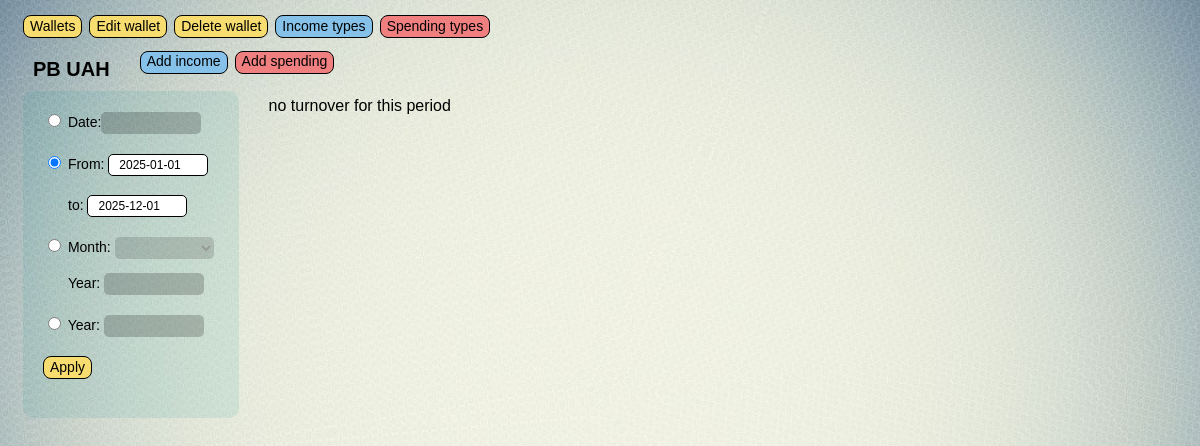
/finance/home_wlt/11/calendar/?choice=period&start_date=2025-01-01&end_date=2025-12-01, run on an earlier commit of the app's database.
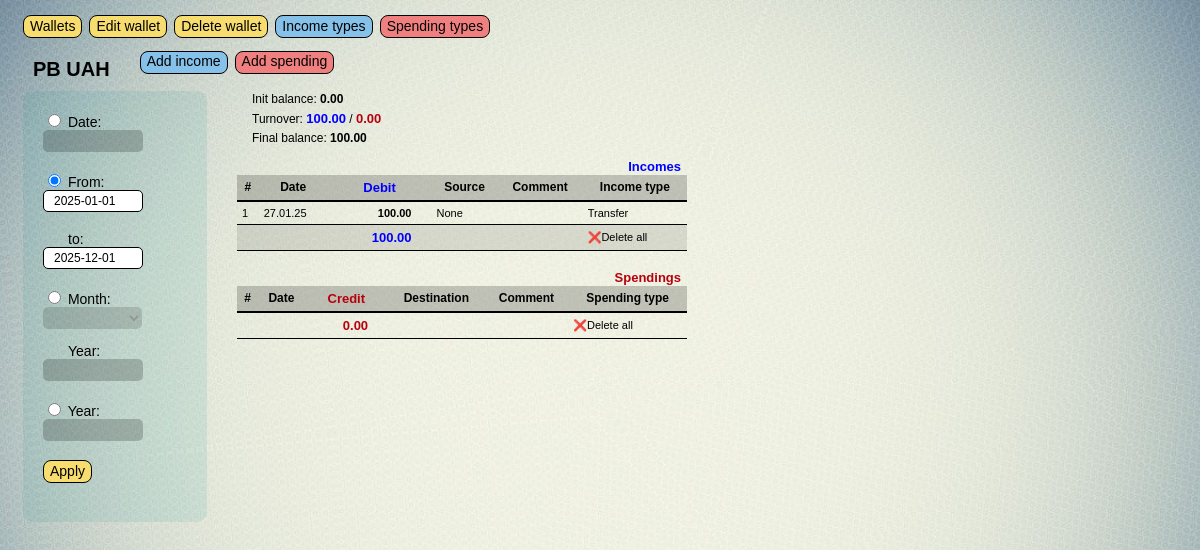
And on a later commit of the database.
### finance/models.py (models this page shows, shortened)
class Income(models.Model):
    date = models.DateField(db_index=True, verbose_name = 'Date')
    debit = models.DecimalField(max_digits=12, decimal_places=2, verbose_name = 'Sum dt')
    source = models.CharField(max_length=20, null=True, blank=True, verbose_name = 'From')
    comment = models.TextField(max_length=60, null=True, blank=True, verbose_name = 'Comment')
    income_type = models.ForeignKey('Income_type', null=True, blank=True, on_delete=models.PROTECT, verbose_name = 'Income Type')
    wallet = models.ForeignKey(Wallet, null=True, blank=True, on_delete=models.CASCADE, verbose_name = 'Wallet')
    class Meta:
        verbose_name = 'income'
        verbose_name_plural = 'incomes'
        ordering = ['date']

class Income_type(models.Model):
    name = models.CharField(max_length=30, db_index=True, unique=True, verbose_name ='income type')
    def __str__(self):
        return self.name
    class Meta:
        verbose_name = 'income type'
        verbose_name_plural = 'income types'
        ordering = ['name']

### finance/views.py (the view, shortened to what this page needs)
# urls.py: path('home_wlt/<int:pk>/calendar/', calendar_view, name='calendar'),
def calendar_view(request, pk):
    current_wlt = Wallet.objects.get(pk=pk)
    context = {}
    if request.method == 'GET':
        choice = request.GET.get("choice")
        if choice == "date":#_____________________________________________________________________date
            single_date = request.GET.get("single_date")
            context['single_date'] = single_date
            filtered_dt = Income.objects.filter(wallet=current_wlt, date=single_date)
            filtered_dt_sum = filtered_dt.aggregate(Sum('debit'))['debit__sum'] or Decimal('0.00')
            filtered_ct = Spending.objects.filter(wallet=current_wlt, date=single_date)
            filtered_ct_sum = filtered_ct.aggregate(Sum('credit'))['credit__sum'] or Decimal('0.00')
            data_chart = get_data_chart(filtered_dt, filtered_ct)
            init_date = datetime.strptime(single_date, "%Y-%m-%d").date()
            prev_date = init_date - timedelta(days=1)
            if init_date < current_wlt.w_date:
                init_bal = 0
            else:
                before_obj_dt = Income.objects.filter(wallet=current_wlt, date__range=[current_wlt.w_date, prev_date])
                before_dt_sum = before_obj_dt.aggregate(Sum('debit'))['debit__sum'] or Decimal('0.00')
                before_obj_ct = Spending.objects.filter(wallet=current_wlt, date__range=[current_wlt.w_date, prev_date])
                before_ct_sum = before_obj_ct.aggregate(Sum('credit'))['credit__sum'] or Decimal('0.00')
                init_bal = current_wlt.w_balance + before_dt_sum - before_ct_sum
        elif choice == "period":#_____________________________________________________________________period
            start_date = request.GET.get("start_date")
            end_date = request.GET.get("end_date")
            context['start_date'] = start_date
            context['end_date'] = end_date
            filtered_dt = Income.objects.filter(wallet=current_wlt, date__range=[start_date, end_date])
            filtered_dt_sum = filtered_dt.aggregate(Sum('debit'))['debit__sum'] or Decimal('0.00')
            filtered_ct = Spending.objects.filter(wallet=current_wlt, date__range=[start_date, end_date])
            filtered_ct_sum = filtered_ct.aggregate(Sum('credit'))['credit__sum'] or Decimal('0.00')
            data_chart = get_data_chart(filtered_dt, filtered_ct)
            init_date = datetime.strptime(start_date, "%Y-%m-%d").date()
            prev_date = init_date - timedelta(days=1)
            if init_date < current_wlt.w_date:
                init_bal = 0
            else:
                before_obj_dt = Income.objects.filter(wallet=current_wlt, date__range=[current_wlt.w_date, prev_date])
                before_dt_sum = before_obj_dt.aggregate(Sum('debit'))['debit__sum'] or Decimal('0.00')
                before_obj_ct = Spending.objects.filter(wallet=current_wlt, date__range=[current_wlt.w_date, prev_date])
                before_ct_sum = before_obj_ct.aggregate(Sum('credit'))['credit__sum'] or Decimal('0.00')
                init_bal = current_wlt.w_balance + before_dt_sum - before_ct_sum
    final_balance = init_bal + filtered_dt_sum - filtered_ct_sum
    context['wlt_pk'] = pk
    context['current_wlt'] = current_wlt
    context['init_bal'] = init_bal
    context['filtered_dt'] = filtered_dt
    context['filtered_dt_count']= filtered_dt.count()
    context['filtered_dt_sum'] = filtered_dt_sum
    context['filtered_ct'] = filtered_ct
    context['filtered_ct_count'] = filtered_ct.count()
    context['filtered_ct_sum'] = filtered_ct_sum
    context['dtct_sum'] = filtered_dt_sum + filtered_ct_sum
    context['left'] = current_wlt.w_limit + final_balance
    context['final_balance'] = final_balance
    context['data_chart'] = data_chart
    return render(request, 'finance/home_wlt.html', context)

### finance/templates/finance/home_wlt.html (shortened to what the changed rows need)
{% extends 'layout/basic.html' %}
{% load static %}
{% block header %}
    <div class='header'>
        <h1>{{current_wlt.f_name}}</h1>
    </div>
{% endblock %}
{% block right_side %}
    {% if dtct_sum != 0 %}
        <div class="info_txt">
            <p>Init balance:  <span class="bal">{{ init_bal|floatformat:2 }}</span></p>
            <p>Turnover: <span class="d">{{ filtered_dt_sum|floatformat:2 }}</span>  /  <span class="c">{{ filtered_ct_sum|floatformat:2 }}</span> </p>
            <p>Final balance: <span class="bal">{{ final_balance|floatformat:2 }}</span></p>
        </div>
        <button class="collapsible dt d">Incomes</button>
        <table>
            <thead>
                <tr>
                    <th>#</th>
                    <th>Date</th>
                    <th class="d">Debit</th>
                    <th>Source</th>
                    <th>Comment</th>
                    <th>Income type</th>
                </tr>
            </thead>
            <tbody>
                {% for rec in filtered_dt %}
                <tr class="table-container dt">
                    <td>{{ forloop.counter }}</td>
                    <td>{{ rec.date|date:"d.m.y" }}</td>
                    <td style="text-align: right; padding: 5px 20px 5px 10px; font-weight: bold;">
                        <a href="{% url 'update_income' w_pk=current_wlt.pk income_pk=rec.pk %}?{% for key, value in request.GET.items %}{{ key }}={{ value }}&{% endfor %}">{{ rec.debit }}</a>
                    </td>
                    <td>{{ rec.source }}</td>
                    <td>{{ rec.comment }}</td>
                    <td>{{ rec.income_type }}</td>
                </tr>
                {% endfor %}
                <tr class="always-visible">
                    <td></td>
                    <td></td>
                    <td style="text-align: right; padding: 5px 20px 5px 20px;" class="d">{{ filtered_dt_sum|floatformat:2 }}</td>
                    <td></td>
                    <td></td>
                    <td><a href="#" class="delete_dt_link" data_url_dt="{% url 'delete_filtered_dt' w_pk=current_wlt.pk %}
?params={% for key, value in request.GET.items %}{{ key }}={{ value }}*{% endfor %}&ids={% for item in filtered_dt %}{{ item.pk }}/{% endfor %}">❌Delete all</a>
                </tr>
            </tbody>
        </table>
        <br>
        <button class="collapsible ct c">Spendings</button>
        <table>
            <thead>
                <tr>
                    <th>#</th>
                    <th>Date</th>
                    <th class="c">Credit</th>
                    <th>Destination</th>
                    <th>Comment</th>
                    <th>Spending type</th>
                </tr>
            </thead>
            <tbody>
                <tr class="always-visible">
                    <td></td>
                    <td></td>
                    <td style="text-align: right; padding: 5px 20px 5px 20px;" class="c">{{ filtered_ct_sum|floatformat:2 }}</td>
                    <td></td>
                    <td></td>
                    <td><a href="#" class="delete_ct_link" data_url_ct="{% url 'delete_filtered_ct' w_pk=current_wlt.pk %}
?params={% for key, value in request.GET.items %}{{ key }}={{ value }}*{% endfor %}&ids={% for item in filtered_ct %}{{ item.pk }}/{% endfor %}">❌Delete all</a>
                    </td>
                </tr>
            </tbody>
        </table>
    {% else %}
        <p>no turnover for this period</p>
    {% endif %}
{% endblock %}

What changed in the data, as far as the page shows it:
added Income: date "27.01.25", debit "100.00", source "None", income_type "Transfer"
Also different on the page:
{{ init_bal|floatformat:2 }}: (not shown) → "0.00"
{{ filtered_dt_sum|floatformat:2 }}: (not shown) → "100.00"
{{ filtered_ct_sum|floatformat:2 }}: (not shown) → "0.00"
{{ final_balance|floatformat:2 }}: (not shown) → "100.00"
text no longer shown: "no turnover for this period"
text now shown: "Init balance: Turnover: / Final balance: Incomes # Date Debit Source Comment Income type ❌Delete all Spendings # Date Credit Destination Comment Spending type ❌Delete all"
